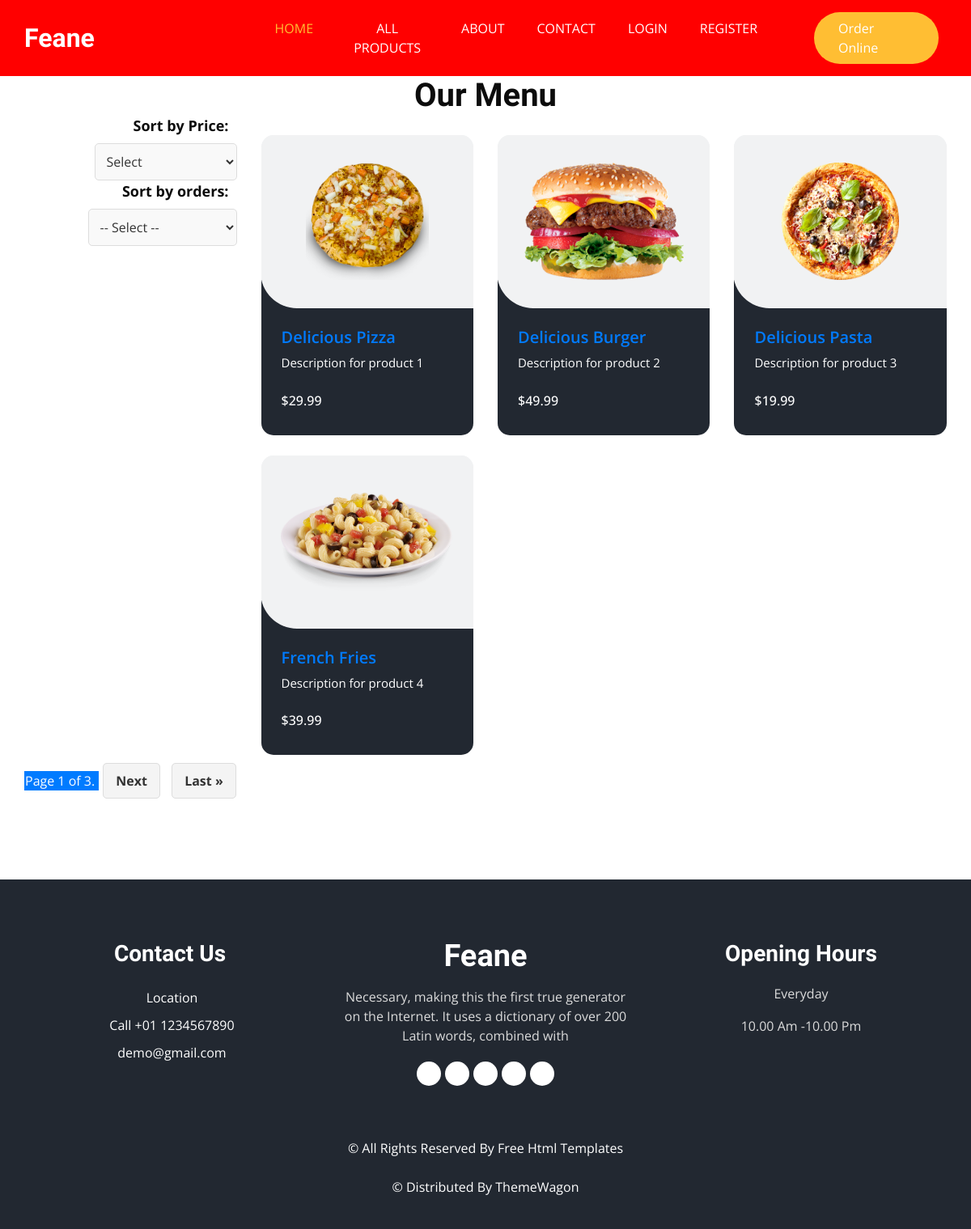
/all-product/, run on the app's committed database.
### ecomm_app/models.py (models this page shows, shortened)
class Product(models.Model):
    name = models.CharField(max_length=200)
    description = models.TextField()
    price = models.DecimalField(max_digits=10, decimal_places=2)
    image = models.ImageField(upload_to='product_images/', null=True, blank=True)
    category = models.ForeignKey(Category, related_name='products', on_delete=models.CASCADE, null=True, blank=True)
    stock = models.PositiveIntegerField(default=0)  # Field to store the available quantity in stock.
    colors = models.ManyToManyField('Color',blank=True, related_name='products')  # Many-to-many relationship with Color

### ecomm_app/views.py (the view)
# urls.py: path('all-product/', views.product_list, name='product_list'),
def product_list(request):
    products = Product.objects.all()
    price_filter = request.GET.get('price_filter')
    order_filter = request.GET.get('order_filter')
    if price_filter == 'asc':
        products = products.order_by('price')
    elif price_filter == 'desc':
        products = products.order_by('-price')
    elif order_filter == 'highest_order':
        products = products.annotate(order_count=Count('orderitems')).order_by('-order_count')
    paginator = Paginator(products, 4)
    page_number = request.GET.get('page')
    page_obj = paginator.get_page(page_number)
    return render(request, 'ecomm/product_list.html', {'page_obj': page_obj})

### ecomm_app/templates/ecomm/product_list.html (shortened to what this page needs)
{% extends "ecomm/base.html" %}
{% load static %}
{% block content %}
<section class="food_section layout_padding-bottom">
    <div class="container">
        <div class="heading_container heading_center">
            <h2>
                Our Menu
            </h2>
        </div>
        <div class="row">
            <div class="col-md-3 filter-section">
                <form method="get">
                    <label for="price_filter">Sort by Price:</label>
                    <select name="price_filter" id="price_filter" onchange="this.form.submit()">
                        <option value="">Select</option>
                    </select>
                    <label for="order_filter">Sort by orders:</label>
                    <select name="order_filter" id="order_filter" onchange="this.form.submit()">
                        <option value="">-- Select --</option>
                    </select>
                </form>
            </div>
            <div class="col-md-9">
                <div class="filters-content">
                    <div class="row grid">
                        {% for product in page_obj %}
                        <div class="col-sm-6 col-lg-4 all pizza">
                            <div class="box">
                                <div>
                                    <div class="img-box">
                                        {% if product.image %}
                                        <img src="{{ product.image.url }}" alt="{{ product.name }}">
                                        {% else %}
                                        <img src="https://www.aaronfaber.com/wp-content/uploads/2017/03/product-placeholder-wp.jpg" alt="No image available">
                                        {% endif %}
                                    </div>
                                    <div class="detail-box">
                                        <h5>
                                            <a href="{% url 'product_detail' product.id %}">{{ product.name }}</a>
                                        </h5>
                                        <p>{{ product.description }}</p>
                                        <div class="options">
                                            <h6>${{ product.price }}</h6>
                                        </div>
                                    </div>
                                </div>
                            </div>
                        </div>
                        {% endfor %}
                    </div>
                </div>
            </div>
        </div>
        <div class="pagination">
            <span class="step-links">
                <span class="current">
                    Page {{ page_obj.number }} of {{ page_obj.paginator.num_pages }}.
                </span>
                {% if page_obj.has_next %}
                <a href="?page={{ page_obj.next_page_number }}">Next</a>
                <a href="?page={{ page_obj.paginator.num_pages }}">Last &raquo;</a>
                {% endif %}
            </span>
        </div>
    </div>
</section>
{% endblock %}

### ecomm_app/static/css/style.css (style rules this page uses)
body { font-family: "Open Sans", sans-serif; color: #0c0c0c; background-color: #ffffff; overflow-x: hidden; }
.layout_padding-bottom { padding-bottom: 90px; }
h1, h2 { font-family: 'Dancing Script', cursive; }
.heading_container { display: -webkit-box; display: -ms-flexbox; display: flex; -webkit-box-orient: vertical; -webkit-box-direction: normal; -ms-flex-direction: column; flex-direction: column; -webkit-box-align: start; -ms-flex-align: start; align-items: flex-start; }
.heading_container h2 { position: relative; margin-bottom: 0; font-size: 2.5rem; font-weight: bold; }
.heading_container.heading_center { -webkit-box-align: center; -ms-flex-align: center; align-items: center; text-align: center; }
a, a:hover, a:focus { text-decoration: none; }
.food_section .box { position: relative; margin-top: 25px; background-color: #ffffff; border-radius: 10px; color: #ffffff; border-radius: 15px; overflow: hidden; background: linear-gradient(to bottom, #f1f2f3 25px, #222831 25px); }
.food_section .box .img-box { background: #f1f2f3; display: -webkit-box; display: -ms-flexbox; display: flex; -webkit-box-pack: center; -ms-flex-pack: center; justify-content: center; -webkit-box-align: center; -ms-flex-align: center; align-items: center; height: 215px; border-radius: 0 0 0 45px; margin: -1px; padding: 25px; }
.food_section .box .img-box img { max-width: 100%; max-height: 145px; -webkit-transition: all .2s; transition: all .2s; }
.food_section .box .detail-box { padding: 25px; }
.food_section .box .detail-box h5 { font-weight: 600; }
.food_section .box .detail-box p { font-size: 15px; }
.food_section .box .detail-box h6 { margin-top: 10px; }
.food_section .box .options { display: -webkit-box; display: -ms-flexbox; display: flex; -webkit-box-pack: justify; -ms-flex-pack: justify; justify-content: space-between; }

### ecomm_app/static/css/responsive.css (style rules this page uses)
@media (min-width: 1200px) { .container { max-width: 1170px; } }

### ecomm_app/templates/ecomm/product_list.html (style rules this page uses)
.filter-section { margin-bottom: 20px; text-align: right; }
.filter-section select { padding: 10px; font-size: 16px; border-radius: 5px; border: 1px solid #ddd; cursor: pointer; background-color: #f9f9f9; color: #333; }
.filter-section label { font-weight: bold; margin-right: 10px; font-size: 18px; }
.pagination { text-align: center; margin-top: 20px; margin-bottom: 20px; }
.pagination a { background-color: #f4f4f4; border: 1px solid #ddd; color: #333; padding: 10px 15px; margin: 0 5px; text-decoration: none; border-radius: 5px; font-weight: bold; transition: background-color 0.3s ease, color 0.3s ease; }
.pagination .current { background-color: #007bff; color: #fff; border: 1px solid #007bff; }

### data on the page
Product: image (picture), name "Delicious Pizza", description "Description for product 1", price "29.99"
Product: image (picture), name "Delicious Burger", description "Description for product 2", price "49.99"
Product: image (picture), name "Delicious Pasta", description "Description for product 3", price "19.99"
Product: image (picture), name "French Fries", description "Description for product 4", price "39.99"

### other printed values
{{ page_obj.number }} "1"
{{ page_obj.paginator.num_pages }} "3"
